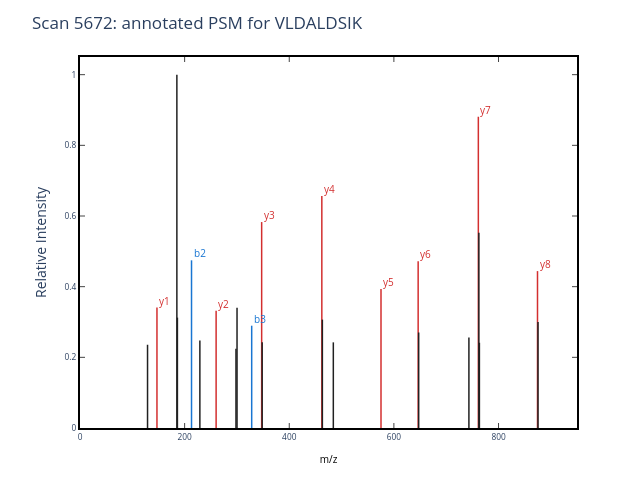

This figure's notebook cell:
### Markdown cell above
Now we overlay these theoretical ions on the observed MS2 spectrum from scan 5672. Peaks that match a predicted b- or y-ion within tolerance are colored and labeled, this match is exactly what gets reported as the PSM.

### Code cell
# Annotated MS2: peaks matched to predicted b/y ions of VLDALDSIK are highlighted
ms2_spectrum_annotated = get_MS2_object(mzml_path, 5672, peptide='VLDALDSIK')
plot_MS2(ms2_spectrum_annotated, title='Scan 5672: annotated PSM for VLDALDSIK')

### Figure 1 — Plotly figure (JSON) as saved in the notebook; plotly's stock layout.template omitted (floating-point values rounded to 4 significant figures)
{"data": [{"line": {"color": "rgba (33, 33, 33, 1)", "dash": "solid", "width": 1.5}, "mode": "lines", "name": "_child1", "type": "scatter", "x": [129.1, 129.1], "xaxis": "x", "y": [0, 0.2356], "yaxis": "y"}, {"line": {"color": "rgba (211, 47, 47, 1)", "dash": "solid", "width": 1.5}, "mode": "lines", "name": "_child3", "type": "scatter", "x": [147.1, 147.1], "xaxis": "x", "y": [0, 0.3408], "yaxis": "y"}, {"line": {"color": "rgba (33, 33, 33, 1)", "dash": "solid", "width": 1.5}, "mode": "lines", "name": "_child5", "type": "scatter", "x": [185.2, 185.2], "xaxis": "x", "y": [0, 1], "yaxis": "y"}, {"line": {"color": "rgba (33, 33, 33, 1)", "dash": "solid", "width": 1.5}, "mode": "lines", "name": "_child7", "type": "scatter", "x": [186.2, 186.2], "xaxis": "x", "y": [0, 0.3124], "yaxis": "y"}, {"line": {"color": "rgba (25, 118, 210, 1)", "dash": "solid", "width": 1.5}, "mode": "lines", "name": "_child9", "type": "scatter", "x": [213.2, 213.2], "xaxis": "x", "y": [0, 0.4746], "yaxis": "y"}, {"line": {"color": "rgba (33, 33, 33, 1)", "dash": "solid", "width": 1.5}, "mode": "lines", "name": "_child11", "type": "scatter", "x": [229.1, 229.1], "xaxis": "x", "y": [0, 0.2473], "yaxis": "y"}, {"line": {"color": "rgba (211, 47, 47, 1)", "dash": "solid", "width": 1.5}, "mode": "lines", "name": "_child13", "type": "scatter", "x": [260.2, 260.2], "xaxis": "x", "y": [0, 0.3318], "yaxis": "y"}, {"line": {"color": "rgba (33, 33, 33, 1)", "dash": "solid", "width": 1.5}, "mode": "lines", "name": "_child15", "type": "scatter", "x": [298.1, 298.1], "xaxis": "x", "y": [0, 0.2245], "yaxis": "y"}, {"line": {"color": "rgba (33, 33, 33, 1)", "dash": "solid", "width": 1.5}, "mode": "lines", "name": "_child17", "type": "scatter", "x": [300.2, 300.2], "xaxis": "x", "y": [0, 0.3405], "yaxis": "y"}, {"line": {"color": "rgba (25, 118, 210, 1)", "dash": "solid", "width": 1.5}, "mode": "lines", "name": "_child19", "type": "scatter", "x": [328.2, 328.2], "xaxis": "x", "y": [0, 0.2895], "yaxis": "y"}, {"line": {"color": "rgba (211, 47, 47, 1)", "dash": "solid", "width": 1.5}, "mode": "lines", "name": "_child21", "type": "scatter", "x": [347.2, 347.2], "xaxis": "x", "y": [0, 0.5829], "yaxis": "y"}, {"line": {"color": "rgba (33, 33, 33, 1)", "dash": "solid", "width": 1.5}, "mode": "lines", "name": "_child23", "type": "scatter", "x": [348.2, 348.2], "xaxis": "x", "y": [0, 0.2427], "yaxis": "y"}, {"line": {"color": "rgba (211, 47, 47, 1)", "dash": "solid", "width": 1.5}, "mode": "lines", "name": "_child25", "type": "scatter", "x": [462.3, 462.3], "xaxis": "x", "y": [0, 0.6565], "yaxis": "y"}, {"line": {"color": "rgba (33, 33, 33, 1)", "dash": "solid", "width": 1.5}, "mode": "lines", "name": "_child27", "type": "scatter", "x": [463.3, 463.3], "xaxis": "x", "y": [0, 0.3068], "yaxis": "y"}, {"line": {"color": "rgba (33, 33, 33, 1)", "dash": "solid", "width": 1.5}, "mode": "lines", "name": "_child29", "type": "scatter", "x": [484.2, 484.2], "xaxis": "x", "y": [0, 0.2424], "yaxis": "y"}, {"line": {"color": "rgba (211, 47, 47, 1)", "dash": "solid", "width": 1.5}, "mode": "lines", "name": "_child31", "type": "scatter", "x": [575.3, 575.3], "xaxis": "x", "y": [0, 0.3936], "yaxis": "y"}, {"line": {"color": "rgba (211, 47, 47, 1)", "dash": "solid", "width": 1.5}, "mode": "lines", "name": "_child33", "type": "scatter", "x": [646.4, 646.4], "xaxis": "x", "y": [0, 0.472], "yaxis": "y"}, {"line": {"color": "rgba (33, 33, 33, 1)", "dash": "solid", "width": 1.5}, "mode": "lines", "name": "_child35", "type": "scatter", "x": [647.4, 647.4], "xaxis": "x", "y": [0, 0.2703], "yaxis": "y"}, {"line": {"color": "rgba (33, 33, 33, 1)", "dash": "solid", "width": 1.5}, "mode": "lines", "name": "_child37", "type": "scatter", "x": [743.4, 743.4], "xaxis": "x", "y": [0, 0.2564], "yaxis": "y"}, {"line": {"color": "rgba (211, 47, 47, 1)", "dash": "solid", "width": 1.5}, "mode": "lines", "name": "_child39", "type": "scatter", "x": [761.4, 761.4], "xaxis": "x", "y": [0, 0.8811], "yaxis": "y"}, {"line": {"color": "rgba (33, 33, 33, 1)", "dash": "solid", "width": 1.5}, "mode": "lines", "name": "_child41", "type": "scatter", "x": [762.4, 762.4], "xaxis": "x", "y": [0, 0.5524], "yaxis": "y"}, {"line": {"color": "rgba (33, 33, 33, 1)", "dash": "solid", "width": 1.5}, "mode": "lines", "name": "_child43", "type": "scatter", "x": [763.4, 763.4], "xaxis": "x", "y": [0, 0.2412], "yaxis": "y"}, {"line": {"color": "rgba (211, 47, 47, 1)", "dash": "solid", "width": 1.5}, "mode": "lines", "name": "_child45", "type": "scatter", "x": [874.5, 874.5], "xaxis": "x", "y": [0, 0.444], "yaxis": "y"}, {"line": {"color": "rgba (33, 33, 33, 1)", "dash": "solid", "width": 1.5}, "mode": "lines", "name": "_child47", "type": "scatter", "x": [875.5, 875.5], "xaxis": "x", "y": [0, 0.2997], "yaxis": "y"}], "layout": {"annotations": [{"align": "left", "font": {"color": "#D32F2F", "size": 10}, "opacity": 1, "showarrow": false, "text": "y1", "x": 147.1, "xanchor": "left", "xref": "x", "y": 0.3608, "yanchor": "middle", "yref": "y"}, {"align": "left", "font": {"color": "#1976D2", "size": 10}, "opacity": 1, "showarrow": false, "text": "b2", "x": 213.2, "xanchor": "left", "xref": "x", "y": 0.4946, "yanchor": "middle", "yref": "y"}, {"align": "left", "font": {"color": "#D32F2F", "size": 10}, "opacity": 1, "showarrow": false, "text": "y2", "x": 260.2, "xanchor": "left", "xref": "x", "y": 0.3518, "yanchor": "middle", "yref": "y"}, {"align": "left", "font": {"color": "#1976D2", "size": 10}, "opacity": 1, "showarrow": false, "text": "b3", "x": 328.2, "xanchor": "left", "xref": "x", "y": 0.3095, "yanchor": "middle", "yref": "y"}, {"align": "left", "font": {"color": "#D32F2F", "size": 10}, "opacity": 1, "showarrow": false, "text": "y3", "x": 347.2, "xanchor": "left", "xref": "x", "y": 0.6029, "yanchor": "middle", "yref": "y"}, {"align": "left", "font": {"color": "#D32F2F", "size": 10}, "opacity": 1, "showarrow": false, "text": "y4", "x": 462.3, "xanchor": "left", "xref": "x", "y": 0.6765, "yanchor": "middle", "yref": "y"}, {"align": "left", "font": {"color": "#D32F2F", "size": 10}, "opacity": 1, "showarrow": false, "text": "y5", "x": 575.3, "xanchor": "left", "xref": "x", "y": 0.4136, "yanchor": "middle", "yref": "y"}, {"align": "left", "font": {"color": "#D32F2F", "size": 10}, "opacity": 1, "showarrow": false, "text": "y6", "x": 646.4, "xanchor": "left", "xref": "x", "y": 0.492, "yanchor": "middle", "yref": "y"}, {"align": "left", "font": {"color": "#D32F2F", "size": 10}, "opacity": 1, "showarrow": false, "text": "y7", "x": 761.4, "xanchor": "left", "xref": "x", "y": 0.9011, "yanchor": "middle", "yref": "y"}, {"align": "left", "font": {"color": "#D32F2F", "size": 10}, "opacity": 1, "showarrow": false, "text": "y8", "x": 874.5, "xanchor": "left", "xref": "x", "y": 0.464, "yanchor": "middle", "yref": "y"}], "autosize": false, "height": 480, "hovermode": "closest", "margin": {"b": 52, "l": 80, "pad": 0, "r": 63, "t": 57}, "plot_bgcolor": "white", "showlegend": false, "title": {"text": "Scan 5672: annotated PSM for VLDALDSIK"}, "width": 640, "xaxis": {"anchor": "y", "domain": [0, 1], "linecolor": "black", "linewidth": 2, "mirror": "ticks", "nticks": 6, "range": [0, 950], "showgrid": true, "showline": true, "side": "bottom", "tickfont": {"size": 8.33}, "ticks": "inside", "title": {"font": {"color": "#000000", "size": 10}, "text": "m/z"}, "type": "linear", "zeroline": false}, "yaxis": {"anchor": "x", "domain": [0, 1], "linecolor": "black", "linewidth": 2, "mirror": "ticks", "nticks": 7, "range": [0, 1.05], "showgrid": true, "showline": true, "side": "left", "tickfont": {"size": 8.33}, "ticks": "inside", "title": {"text": "Relative Intensity"}, "type": "linear", "zeroline": false}}}
